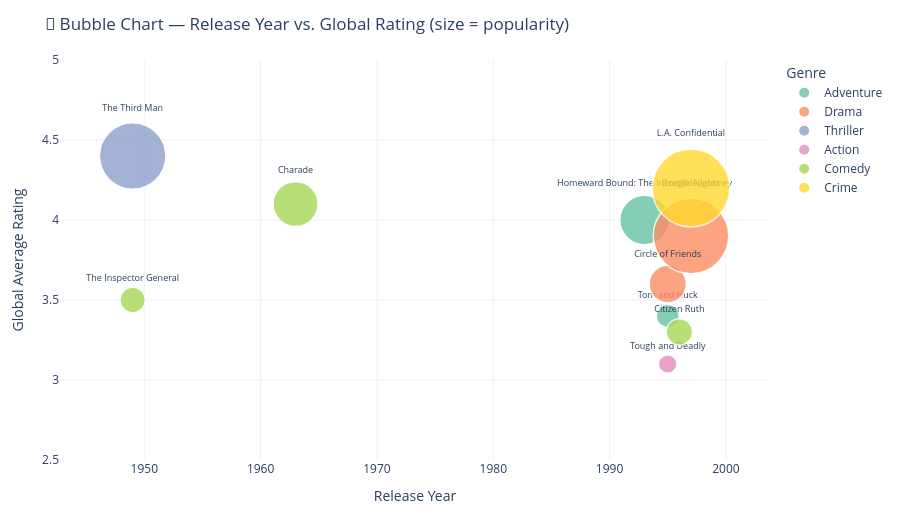

The notebook cell this image was saved under:
### Markdown cell above
---
## 🫧 Chart 2 — Bubble Chart: Year vs. Global Rating
> **Why better?** Since all predicted ratings are 5.0, we can add a second dimension — the movie's **global average rating** vs **release year**. Bubble size = number of ratings (popularity). Hover for full details.

### Code cell
fig2 = px.scatter(
    df,
    x='Year',
    y='Avg_Global_Rating',
    size='Num_Ratings',
    color='Primary_Genre',
    hover_name='Movie',
    hover_data={
        'Year': True,
        'Genre': True,
        'Predicted_Rating': True,
        'Num_Ratings': True,
        'Avg_Global_Rating': ':.2f'
    },
    text='Movie',
    size_max=55,
    color_discrete_sequence=px.colors.qualitative.Set2,
    title='🫧 Bubble Chart — Release Year vs. Global Rating (size = popularity)'
)

fig2.update_traces(
    textposition='top center',
    textfont=dict(size=9),
    marker=dict(opacity=0.8, line=dict(width=1.5, color='white'))
)

fig2.update_layout(
    xaxis=dict(title='Release Year', gridcolor='#f0f0f0'),
    yaxis=dict(title='Global Average Rating', gridcolor='#f0f0f0', range=[2.5, 5.0]),
    plot_bgcolor='white',
    paper_bgcolor='white',
    height=520,
    legend=dict(title='Genre', orientation='v'),
    margin=dict(l=60, r=60, t=60, b=60)
)

fig2.show()

### Figure 1 — Plotly figure (JSON) as saved in the notebook; plotly's stock layout.template omitted (floating-point values rounded to 4 significant figures)
{"data": [{"customdata": [["Adventure/Family", 5, 45], ["Adventure/Family", 5, 210]], "hovertemplate": "<b>%{hovertext}</b><br><br>Primary_Genre=Adventure<br>Year=%{x}<br>Avg_Global_Rating=%{y:.2f}<br>Num_Ratings=%{customdata[2]}<br>Movie=%{text}<br>Genre=%{customdata[0]}<br>Predicted_Rating=%{customdata[1]}<extra></extra>", "hovertext": ["Tom and Huck", "Homeward Bound: The Incredible Journey"], "legendgroup": "Adventure", "marker": {"color": "rgb(102,194,165)", "line": {"color": "white", "width": 1.5}, "opacity": 0.8, "size": [45, 210], "sizemode": "area", "sizeref": 0.1719, "symbol": "circle"}, "mode": "markers+text", "name": "Adventure", "orientation": "v", "showlegend": true, "text": ["Tom and Huck", "Homeward Bound: The Incredible Journey"], "textfont": {"size": 9}, "textposition": "top center", "type": "scatter", "x": [1995, 1993], "xaxis": "x", "y": [3.4, 4.0], "yaxis": "y"}, {"customdata": [["Drama/Romance", 5, 120], ["Drama", 5, 490]], "hovertemplate": "<b>%{hovertext}</b><br><br>Primary_Genre=Drama<br>Year=%{x}<br>Avg_Global_Rating=%{y:.2f}<br>Num_Ratings=%{customdata[2]}<br>Movie=%{text}<br>Genre=%{customdata[0]}<br>Predicted_Rating=%{customdata[1]}<extra></extra>", "hovertext": ["Circle of Friends", "Boogie Nights"], "legendgroup": "Drama", "marker": {"color": "rgb(252,141,98)", "line": {"color": "white", "width": 1.5}, "opacity": 0.8, "size": [120, 490], "sizemode": "area", "sizeref": 0.1719, "symbol": "circle"}, "mode": "markers+text", "name": "Drama", "orientation": "v", "showlegend": true, "text": ["Circle of Friends", "Boogie Nights"], "textfont": {"size": 9}, "textposition": "top center", "type": "scatter", "x": [1995, 1997], "xaxis": "x", "y": [3.6, 3.9], "yaxis": "y"}, {"customdata": [["Film-Noir/Thriller", 5, 380]], "hovertemplate": "<b>%{hovertext}</b><br><br>Primary_Genre=Thriller<br>Year=%{x}<br>Avg_Global_Rating=%{y:.2f}<br>Num_Ratings=%{customdata[2]}<br>Movie=%{text}<br>Genre=%{customdata[0]}<br>Predicted_Rating=%{customdata[1]}<extra></extra>", "hovertext": ["The Third Man"], "legendgroup": "Thriller", "marker": {"color": "rgb(141,160,203)", "line": {"color": "white", "width": 1.5}, "opacity": 0.8, "size": [380], "sizemode": "area", "sizeref": 0.1719, "symbol": "circle"}, "mode": "markers+text", "name": "Thriller", "orientation": "v", "showlegend": true, "text": ["The Third Man"], "textfont": {"size": 9}, "textposition": "top center", "type": "scatter", "x": [1949], "xaxis": "x", "y": [4.4], "yaxis": "y"}, {"customdata": [["Action/Thriller", 5, 30]], "hovertemplate": "<b>%{hovertext}</b><br><br>Primary_Genre=Action<br>Year=%{x}<br>Avg_Global_Rating=%{y:.2f}<br>Num_Ratings=%{customdata[2]}<br>Movie=%{text}<br>Genre=%{customdata[0]}<br>Predicted_Rating=%{customdata[1]}<extra></extra>", "hovertext": ["Tough and Deadly"], "legendgroup": "Action", "marker": {"color": "rgb(231,138,195)", "line": {"color": "white", "width": 1.5}, "opacity": 0.8, "size": [30], "sizemode": "area", "sizeref": 0.1719, "symbol": "circle"}, "mode": "markers+text", "name": "Action", "orientation": "v", "showlegend": true, "text": ["Tough and Deadly"], "textfont": {"size": 9}, "textposition": "top center", "type": "scatter", "x": [1995], "xaxis": "x", "y": [3.1], "yaxis": "y"}, {"customdata": [["Comedy/Mystery", 5, 175], ["Comedy/Drama", 5, 60], ["Comedy/Musical", 5, 55]], "hovertemplate": "<b>%{hovertext}</b><br><br>Primary_Genre=Comedy<br>Year=%{x}<br>Avg_Global_Rating=%{y:.2f}<br>Num_Ratings=%{customdata[2]}<br>Movie=%{text}<br>Genre=%{customdata[0]}<br>Predicted_Rating=%{customdata[1]}<extra></extra>", "hovertext": ["Charade", "Citizen Ruth", "The Inspector General"], "legendgroup": "Comedy", "marker": {"color": "rgb(166,216,84)", "line": {"color": "white", "width": 1.5}, "opacity": 0.8, "size": [175, 60, 55], "sizemode": "area", "sizeref": 0.1719, "symbol": "circle"}, "mode": "markers+text", "name": "Comedy", "orientation": "v", "showlegend": true, "text": ["Charade", "Citizen Ruth", "The Inspector General"], "textfont": {"size": 9}, "textposition": "top center", "type": "scatter", "x": [1963, 1996, 1949], "xaxis": "x", "y": [4.1, 3.3, 3.5], "yaxis": "y"}, {"customdata": [["Crime/Film-Noir", 5, 520]], "hovertemplate": "<b>%{hovertext}</b><br><br>Primary_Genre=Crime<br>Year=%{x}<br>Avg_Global_Rating=%{y:.2f}<br>Num_Ratings=%{customdata[2]}<br>Movie=%{text}<br>Genre=%{customdata[0]}<br>Predicted_Rating=%{customdata[1]}<extra></extra>", "hovertext": ["L.A. Confidential"], "legendgroup": "Crime", "marker": {"color": "rgb(255,217,47)", "line": {"color": "white", "width": 1.5}, "opacity": 0.8, "size": [520], "sizemode": "area", "sizeref": 0.1719, "symbol": "circle"}, "mode": "markers+text", "name": "Crime", "orientation": "v", "showlegend": true, "text": ["L.A. Confidential"], "textfont": {"size": 9}, "textposition": "top center", "type": "scatter", "x": [1997], "xaxis": "x", "y": [4.2], "yaxis": "y"}], "layout": {"height": 520, "legend": {"itemsizing": "constant", "orientation": "v", "title": {"text": "Genre"}, "tracegroupgap": 0}, "margin": {"b": 60, "l": 60, "r": 60, "t": 60}, "paper_bgcolor": "white", "plot_bgcolor": "white", "title": {"text": "🫧 Bubble Chart — Release Year vs. Global Rating (size = popularity)"}, "xaxis": {"anchor": "y", "domain": [0, 1], "gridcolor": "#f0f0f0", "title": {"text": "Release Year"}}, "yaxis": {"anchor": "x", "domain": [0, 1], "gridcolor": "#f0f0f0", "range": [2.5, 5], "title": {"text": "Global Average Rating"}}}}
